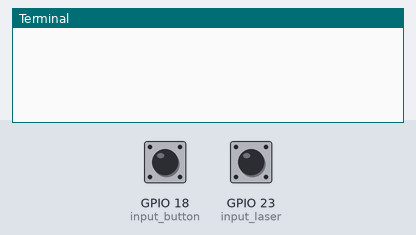
This program was run on a simulated Raspberry Pi (BCM pin numbers). On the bench: the last lines printed to the terminal. Inputs (shaded band) come from the test bench; at power-on: GPIO 18 (input_button) HIGH, GPIO 23 (input_laser) HIGH.

Above: at 1.2 s.
1.3 s: GPIO 18 (input_button) pulled LOW for 0.15 s
At 2.5 s:
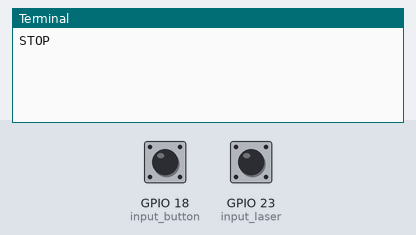
2.9 s: GPIO 23 (input_laser) pulled LOW for 0.15 s
At 4.4 s:
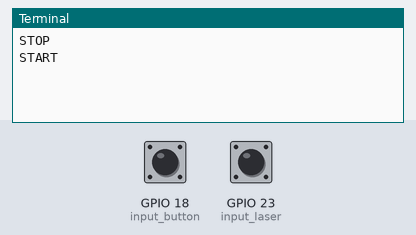

The program:

cam.py
```python
import subprocess
import RPi.GPIO as GPIO
import time

#Connect GPIO Pin 18 to Button stop the camera
#Connect GPIO Pin 23 to Laser input

GPIO.setmode(GPIO.BCM)
GPIO.setup(18, GPIO.IN, pull_up_down=GPIO.PUD_UP)
GPIO.setup(23, GPIO.IN, pull_up_down=GPIO.PUD_UP)

try:
    while True:
        input_laser = GPIO.input(23)
	input_button = GPIO.input(18)
	if input_laser == 0:                                      ## If there is intrusion detected on the camera
	    subprocess.call('service motion start',shell=True)
	    subprocess.call('service motion restart',shell=True)
	    print('START')
	    time.sleep(0.2)
	if input_button == 0:                                     ## If the button is clicked stop the camera
	    subprocess.call('service motion stop',shell=True)
            print('STOP')
            time.sleep(0.2)
except KeyboardInterrupt:
    GPIO.cleanup()
```

Measured:
- after the input at 1.3 s, the terminal: prints a new line at once (image 1)
- after the input at 2.9 s, the terminal: prints a new line at once (image 2)
